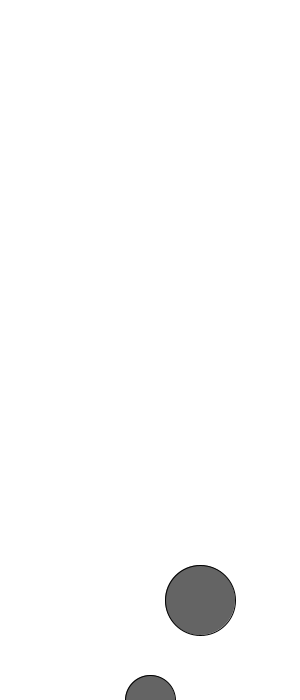
Frame 1 (no input)
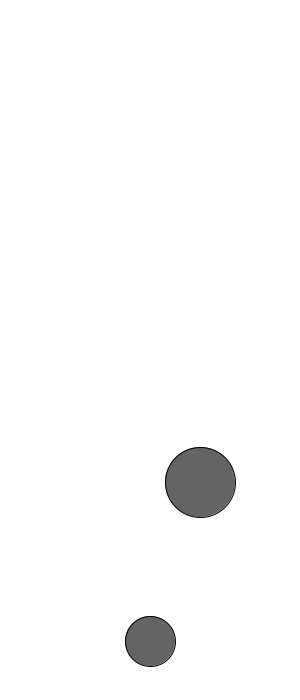
Frame 60 (the mouse pressed at the canvas centre just before this capture)
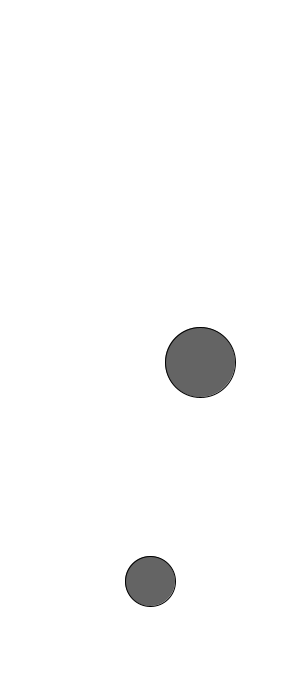
Frame 120 (the mouse held since frame 60 and released just before this capture)

The Processing sketch that drew these frames (run headless with seeded random() and noise(); from frame 60 on, the mouse is pressed at the canvas centre):

// Processing sketch: chpater_8_3_exercise__using_a_class_for_the_first_time
// ── chpater_8_3_exercise__using_a_class_for_the_first_time.pde
//exercise: add the top function and make it so that if the bubble is pressed with the mouse is pops.

Bubble b1, b2;

void setup(){
  size(300,700);
  b1 = new Bubble(150,height,50,1);
  b2 = new Bubble(200,height-100,70,2);
}

void draw(){
  background(255);
  b1.display();
  b1.rise();
  b2.display();
  b2.rise();
}

void mousePressed(){
  b1.pop1(height,mouseX,mouseY);
  b2.pop1(height,mouseX,mouseY);
}

// ── Bubble.pde
class Bubble{

  int xB;
  int yB;
  int bRadius;
  int speed;

Bubble(int x, int y, int dia, int s){
  this.xB=x;
  this.yB=y;
  this.bRadius=dia/2;
  this.speed=s;
}

void display(){
  fill(100);
  circle(xB,yB,bRadius*2);
}

void rise(){
  if(yB>0){
  yB-=speed;
  }
}

void pop1(int h, int mousex, int mousey){
  //I need to figure out if the mouse in inside the circle. To do this I can use pythagoras' theorem.
  //I know that the circle's radius squared is equal to sine squared + cosine squared for all points on the circumference.
  //Sine and cosine are simply the y and x coordinates of a point relative to the centre of my circle.
  //So if a point is inside my circle the result of sine squared + cosine squared will be less then my the length of my radius squared,
  //and if a point is outside of my circle it will be more than r squared.
int distX=mousex-xB;
int distY=mousey-yB;
if((distX*distX)+(distY*distY)<(bRadius*bRadius)){
    yB=h;
}
  //int sine=(mousey-yB);
  //if(sine<0){
    //sine=sine*(-1);
  //}
  //int cosine=(mousex-xB);
  //if(cosine<0){
    //cosine=cosine*(-1);
  //}
  //int R=(sine*sine)+(cosine*cosine);
  //int radius=(bDiameter/2)*(bDiameter/2);
  //if(R<=radius){
    //yB=h;
  //}

}
}
